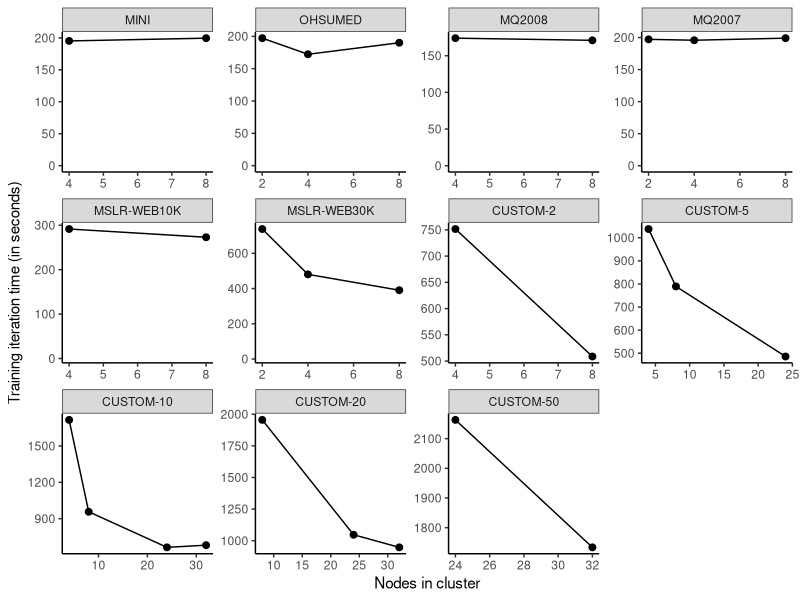

Here is the R script that generated this plot:
setwd("C:/Git-data/Afstuderen/measurements")
library(ggplot2)
library(mgcv)
library(stringr)
library(scales)
measure = read.csv("raw_data.csv") # read csv file
measure$seconds <- measure$trainTime/1000
measure$dataset <- factor(measure$dataset, levels = c("MINI", "OHSUMED", "MQ2008", "MQ2007", "MSLR-WEB10K", "MSLR-WEB30K", "CUSTOM-2", "CUSTOM-5", "CUSTOM-10", "CUSTOM-20", "CUSTOM-50", "CUSTOM-100"))
d <- ggplot(data=measure, aes(x=nodeCount, y=seconds))
d <- d + geom_point(size=2) + geom_line() + theme_bw() + 
	theme(
		panel.grid.major = element_blank(),
		panel.grid.minor = element_blank(),
		panel.border     = element_blank(),
		panel.background = element_blank(),
		axis.line = element_line(color='black')
	) + facet_wrap(~ dataset, scales="free")+
	xlab("Nodes in cluster") +
	ylab("Training iteration time (in seconds)")
ggplot_build(d)